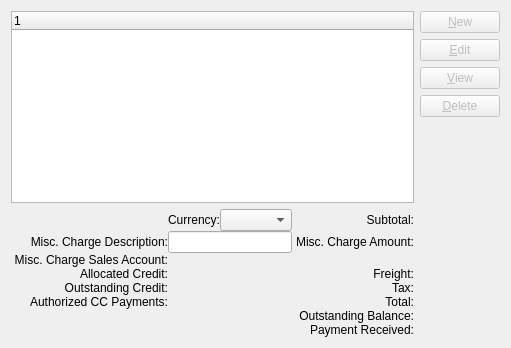
     <widget class="QWidget" name="lineItemsTab">
      <attribute name="title">
       <string>Line Items</string>
      </attribute>
      <layout class="QGridLayout" name="gridLayout_9">
       <item row="0" column="0">
        <widget class="XTreeWidget" name="_invcitem"/>
       </item>
       <item row="0" column="1" rowspan="2">
        <layout class="QVBoxLayout">
         <item>
          <widget class="QPushButton" name="_new">
           <property name="enabled">
            <bool>false</bool>
           </property>
           <property name="text">
            <string>&amp;New</string>
           </property>
           <property name="autoDefault">
            <bool>true</bool>
           </property>
          </widget>
         </item>
         <item>
          <widget class="QPushButton" name="_edit">
           <property name="enabled">
            <bool>false</bool>
           </property>
           <property name="text">
            <string>&amp;Edit</string>
           </property>
           <property name="autoDefault">
            <bool>true</bool>
           </property>
          </widget>
         </item>
         <item>
          <widget class="QPushButton" name="_view">
           <property name="enabled">
            <bool>false</bool>
           </property>
           <property name="text">
            <string>&amp;View</string>
           </property>
           <property name="autoDefault">
            <bool>true</bool>
           </property>
          </widget>
         </item>
         <item>
          <widget class="QPushButton" name="_delete">
           <property name="enabled">
            <bool>false</bool>
           </property>
           <property name="text">
            <string>&amp;Delete</string>
           </property>
           <property name="autoDefault">
            <bool>true</bool>
           </property>
          </widget>
         </item>
         <item>
          <spacer>
           <property name="orientation">
            <enum>Qt::Vertical</enum>
           </property>
           <property name="sizeType">
            <enum>QSizePolicy::Expanding</enum>
           </property>
           <property name="sizeHint" stdset="0">
            <size>
             <width>20</width>
             <height>93</height>
            </size>
           </property>
          </spacer>
         </item>
        </layout>
       </item>
       <item row="1" column="0">
        <layout class="QGridLayout" name="gridLayout_10">
         <property name="spacing">
          <number>0</number>
         </property>
         <item row="0" column="2">
          <layout class="QHBoxLayout">
           <property name="spacing">
            <number>0</number>
           </property>
           <item>
            <widget class="QLabel" name="_custCurrencyLit">
             <property name="text">
              <string>Currency:</string>
             </property>
             <property name="alignment">
              <set>Qt::AlignRight|Qt::AlignTrailing|Qt::AlignVCenter</set>
             </property>
             <property name="buddy">
              <cstring>_custCurrency</cstring>
             </property>
            </widget>
           </item>
           <item>
            <widget class="XComboBox" name="_custCurrency">
             <property name="enabled">
              <bool>true</bool>
             </property>
             <property name="type">
              <enum>XComboBox::Currencies</enum>
             </property>
            </widget>
           </item>
          </layout>
         </item>
         <item row="0" column="3">
          <widget class="QLabel" name="_subtotalLit">
           <property name="sizePolicy">
            <sizepolicy hsizetype="Preferred" vsizetype="Preferred">
             <horstretch>0</horstretch>
             <verstretch>0</verstretch>
            </sizepolicy>
           </property>
           <property name="text">
            <string>Subtotal:</string>
           </property>
           <property name="alignment">
            <set>Qt::AlignRight|Qt::AlignTrailing|Qt::AlignVCenter</set>
           </property>
          </widget>
         </item>
         <item row="0" column="4">
          <widget class="CurrDisplay" name="_subtotal">
           <property name="sizePolicy">
            <sizepolicy hsizetype="Preferred" vsizetype="Fixed">
             <horstretch>0</horstretch>
             <verstretch>0</verstretch>
            </sizepolicy>
           </property>
           <property name="maximumSize">
            <size>
             <width>200</width>
             <height>32767</height>
            </size>
           </property>
          </widget>
         </item>
         <item row="1" column="0">
          <widget class="QLabel" name="_miscChargeDescriptionLit">
           <property name="text">
            <string>Misc. Charge Description:</string>
           </property>
           <property name="alignment">
            <set>Qt::AlignRight|Qt::AlignTrailing|Qt::AlignVCenter</set>
           </property>
           <property name="buddy">
            <cstring>_miscChargeDescription</cstring>
           </property>
          </widget>
         </item>
         <item row="1" column="1" colspan="2">
          <widget class="XLineEdit" name="_miscChargeDescription"/>
         </item>
         <item row="1" column="3">
          <widget class="QLabel" name="_miscChargeAmountLit">
           <property name="sizePolicy">
            <sizepolicy hsizetype="Preferred" vsizetype="Preferred">
             <horstretch>0</horstretch>
             <verstretch>0</verstretch>
            </sizepolicy>
           </property>
           <property name="text">
            <string> Misc. Charge Amount:</string>
           </property>
           <property name="alignment">
            <set>Qt::AlignRight|Qt::AlignTrailing|Qt::AlignVCenter</set>
           </property>
           <property name="buddy">
            <cstring>_billToAddr</cstring>
           </property>
          </widget>
         </item>
         <item row="1" column="4">
          <widget class="CurrCluster" name="_miscAmount">
           <property name="sizePolicy">
            <sizepolicy hsizetype="Preferred" vsizetype="Fixed">
             <horstretch>0</horstretch>
             <verstretch>0</verstretch>
            </sizepolicy>
           </property>
           <property name="maximumSize">
            <size>
             <width>200</width>
             <height>32767</height>
            </size>
           </property>
           <property name="baseVisible">
            <bool>false</bool>
           </property>
           <property name="currencyEditable" stdset="0">
            <bool>false</bool>
           </property>
           <property name="currencyVisible">
            <bool>false</bool>
           </property>
          </widget>
         </item>
         <item row="2" column="0">
          <widget class="QLabel" name="_miscChargeAccountLit">
           <property name="sizePolicy">
            <sizepolicy hsizetype="Preferred" vsizetype="Preferred">
             <horstretch>0</horstretch>
             <verstretch>0</verstretch>
            </sizepolicy>
           </property>
           <property name="text">
            <string> Misc. Charge Sales Account:</string>
           </property>
           <property name="alignment">
            <set>Qt::AlignRight|Qt::AlignTrailing|Qt::AlignVCenter</set>
           </property>
          </widget>
         </item>
         <item row="2" column="1" colspan="2">
          <widget class="GLCluster" name="_miscChargeAccount"/>
         </item>
         <item row="3" column="1">
          <widget class="CurrDisplay" name="_allocatedCM">
           <property name="sizePolicy">
            <sizepolicy hsizetype="Preferred" vsizetype="Fixed">
             <horstretch>0</horstretch>
             <verstretch>0</verstretch>
            </sizepolicy>
           </property>
           <property name="maximumSize">
            <size>
             <width>100</width>
             <height>32767</height>
            </size>
           </property>
          </widget>
         </item>
         <item row="3" column="3">
          <widget class="QLabel" name="_freightLit">
           <property name="text">
            <string>Freight:</string>
           </property>
           <property name="alignment">
            <set>Qt::AlignRight|Qt::AlignTrailing|Qt::AlignVCenter</set>
           </property>
           <property name="buddy">
            <cstring>_freight</cstring>
           </property>
          </widget>
         </item>
         <item row="3" column="4">
          <widget class="CurrCluster" name="_freight">
           <property name="sizePolicy">
            <sizepolicy hsizetype="Preferred" vsizetype="Fixed">
             <horstretch>0</horstretch>
             <verstretch>0</verstretch>
            </sizepolicy>
           </property>
           <property name="maximumSize">
            <size>
             <width>200</width>
             <height>32767</height>
            </size>
           </property>
           <property name="baseVisible">
            <bool>false</bool>
           </property>
           <property name="currencyEditable" stdset="0">
            <bool>false</bool>
           </property>
           <property name="currencyVisible">
            <bool>false</bool>
           </property>
          </widget>
         </item>
         <item row="4" column="0">
          <widget class="QLabel" name="_outstandingCMLit">
           <property name="text">
            <string>Outstanding Credit:</string>
           </property>
           <property name="alignment">
            <set>Qt::AlignRight|Qt::AlignTrailing|Qt::AlignVCenter</set>
           </property>
          </widget>
         </item>
         <item row="4" column="1">
          <widget class="CurrDisplay" name="_outstandingCM">
           <property name="sizePolicy">
            <sizepolicy hsizetype="Preferred" vsizetype="Fixed">
             <horstretch>0</horstretch>
             <verstretch>0</verstretch>
            </sizepolicy>
           </property>
           <property name="maximumSize">
            <size>
             <width>100</width>
             <height>32767</height>
            </size>
           </property>
          </widget>
         </item>
         <item row="4" column="3">
          <widget class="XURLLabel" name="_taxLit">
           <property name="text">
            <string>Tax:</string>
           </property>
           <property name="alignment">
            <set>Qt::AlignRight|Qt::AlignTrailing|Qt::AlignVCenter</set>
           </property>
           <property name="url" stdset="0">
            <string>tax</string>
           </property>
          </widget>
         </item>
         <item row="4" column="4">
          <widget class="CurrDisplay" name="_tax">
           <property name="sizePolicy">
            <sizepolicy hsizetype="Preferred" vsizetype="Fixed">
             <horstretch>0</horstretch>
             <verstretch>0</verstretch>
            </sizepolicy>
           </property>
           <property name="maximumSize">
            <size>
             <width>200</width>
             <height>32767</height>
            </size>
           </property>
          </widget>
         </item>
         <item row="5" column="0">
          <widget class="QLabel" name="_authCCLit">
           <property name="text">
            <string>Authorized CC Payments:</string>
           </property>
           <property name="alignment">
            <set>Qt::AlignRight|Qt::AlignTrailing|Qt::AlignVCenter</set>
           </property>
          </widget>
         </item>
         <item row="5" column="1">
          <widget class="CurrDisplay" name="_authCC">
           <property name="sizePolicy">
            <sizepolicy hsizetype="Preferred" vsizetype="Fixed">
             <horstretch>0</horstretch>
             <verstretch>0</verstretch>
            </sizepolicy>
           </property>
           <property name="maximumSize">
            <size>
             <width>100</width>
             <height>32767</height>
            </size>
           </property>
          </widget>
         </item>
         <item row="5" column="3">
          <widget class="QLabel" name="_totalLit">
           <property name="text">
            <string>Total:</string>
           </property>
           <property name="alignment">
            <set>Qt::AlignRight|Qt::AlignTrailing|Qt::AlignVCenter</set>
           </property>
           <property name="margin">
            <number>1</number>
           </property>
           <property name="buddy">
            <cstring>_total</cstring>
           </property>
          </widget>
         </item>
         <item row="5" column="4">
          <widget class="CurrDisplay" name="_total"/>
         </item>
         <item row="6" column="3">
          <widget class="QLabel" name="_balanceLit">
           <property name="text">
            <string>Outstanding Balance:</string>
           </property>
           <property name="alignment">
            <set>Qt::AlignRight|Qt::AlignTrailing|Qt::AlignVCenter</set>
           </property>
          </widget>
         </item>
         <item row="6" column="4">
          <widget class="CurrDisplay" name="_balance"/>
         </item>
         <item row="7" column="4">
          <widget class="CurrCluster" name="_payment">
           <property name="maximumSize">
            <size>
             <width>200</width>
             <height>32767</height>
            </size>
           </property>
           <property name="currencyEditable" stdset="0">
            <bool>false</bool>
           </property>
           <property name="currencyVisible">
            <bool>false</bool>
           </property>
          </widget>
         </item>
         <item row="7" column="3">
          <widget class="QLabel" name="_paymentLit">
           <property name="text">
            <string>Payment Received:</string>
           </property>
           <property name="alignment">
            <set>Qt::AlignRight|Qt::AlignTrailing|Qt::AlignVCenter</set>
           </property>
           <property name="buddy">
            <cstring>_payment</cstring>
           </property>
          </widget>
         </item>
         <item row="3" column="0">
          <widget class="XURLLabel" name="_allocatedCMLit">
           <property name="text">
            <string>Allocated Credit:</string>
           </property>
           <property name="alignment">
            <set>Qt::AlignRight|Qt::AlignTrailing|Qt::AlignVCenter</set>
           </property>
          </widget>
         </item>
        </layout>
       </item>
      </layout>
     </widget>
